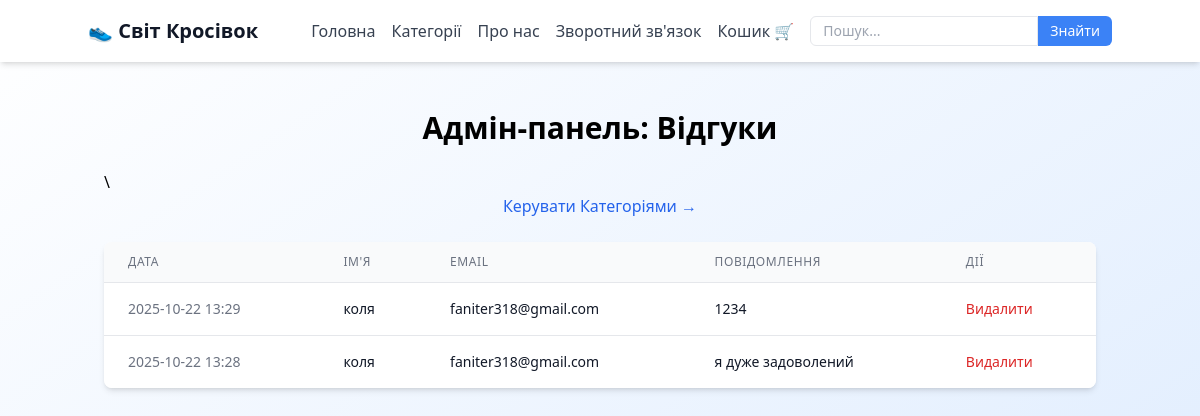
The app's page /admin/admin, older data.
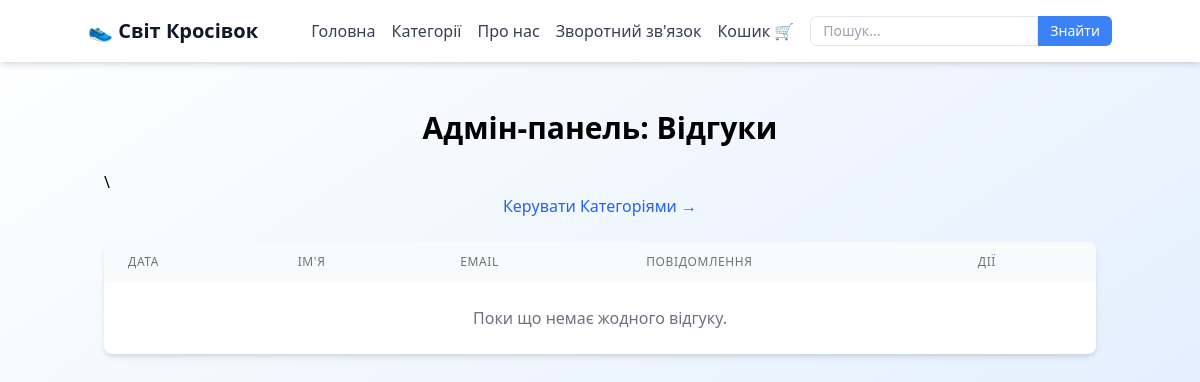
The same page, newer data.
### tables this page shows
CREATE TABLE feedback (
        id INTEGER PRIMARY KEY AUTOINCREMENT,
        user_name TEXT NOT NULL,
        email TEXT NOT NULL,
        message TEXT NOT NULL,
        created_at TIMESTAMP DEFAULT CURRENT_TIMESTAMP
    );

### routes/admin.py (the view)
@admin_bp.route('/admin')
def admin_dashboard():
    conn = get_db_conn()
    feedbacks = conn.execute('SELECT * FROM feedback ORDER BY created_at DESC').fetchall()
    conn.close()
    return render_template('admin.html', feedbacks=feedbacks)

### models.py (called while the page is built)
def get_db_conn():
    db_path = os.path.join(os.path.dirname(__file__), DB_NAME)
    conn = sqlite3.connect(db_path)
    conn.row_factory = sqlite3.Row
    return conn

### templates/admin.html (shortened to what this page needs)
{% extends "base.html" %}
{% block content %}
<h1 class="text-3xl font-bold mb-6 text-center">Адмін-панель: Відгуки</h1>\
<div class="mb-6 text-center">
    <a href="{{ url_for('admin.manage_categories') }}" class="text-blue-600 hover:underline font-medium">
        Керувати Категоріями &rarr;
    </a>
</div>
<div class="bg-white shadow-md rounded-lg overflow-x-auto">
    <table class="min-w-full divide-y divide-gray-200">
        <thead class="bg-gray-50">
            <tr>
                <th class="px-6 py-3 text-left text-xs font-medium text-gray-500 uppercase tracking-wider">Дата</th>
                <th class="px-6 py-3 text-left text-xs font-medium text-gray-500 uppercase tracking-wider">Ім'я</th>
                <th class="px-6 py-3 text-left text-xs font-medium text-gray-500 uppercase tracking-wider">Email</th>
                <th class="px-6 py-3 text-left text-xs font-medium text-gray-500 uppercase tracking-wider">Повідомлення</th>
                <th class="px-6 py-3 text-left text-xs font-medium text-gray-500 uppercase tracking-wider">Дії</th>
            </tr>
        </thead>
        <tbody class="bg-white divide-y divide-gray-200">
            {% for feedback in feedbacks %}
            <tr>
                <td class="px-6 py-4 whitespace-nowrap text-sm text-gray-500">
                    {{ feedback['created_at'][:16] }}
                </td>
                <td class="px-6 py-4 whitespace-nowrap text-sm text-gray-900">
                    {{ feedback['user_name'] }}
                </td>
                <td class="px-6 py-4 whitespace-nowrap text-sm text-gray-900">
                    {{ feedback['email'] }}
                </td>
                <td class="px-6 py-4 text-sm text-gray-900 max-w-sm break-words">
                    {{ feedback['message'] }}
                </td>
                <td class="px-6 py-4 whitespace-nowrap text-sm">
                    <form method="POST" action="{{ url_for('admin.delete_feedback', feedback_id=feedback['id']) }}">
                        <button type="submit" class="text-red-600 hover:text-red-900 font-medium">
                            Видалити
                        </button>
                    </form>
                </td>
            </tr>
            {% endfor %}
            </tbody>
    </table>
    {% if not feedbacks %}
        <p class="text-center text-gray-500 py-6">
            Поки що немає жодного відгуку.
        </p>
    {% endif %}
</div>
{% endblock %}

### templates/base.html (shortened to what this page needs)
<!DOCTYPE html>
<html lang="uk">
<head>
    <script src="https://cdn.tailwindcss.com"></script>
</head>
<body class="bg-gradient-to-br from-white to-blue-100 min-h-screen">
    <nav class="bg-white p-4 shadow-md sticky top-0 z-50">
        <div class="container mx-auto flex justify-between items-center">
            <a href="/" class="text-gray-900 text-xl font-bold transition-transform duration-300 hover:scale-110">👟 Світ Кросівок</a>
            <div class="hidden md:flex items-center space-x-4">
                <a href="/" class="text-gray-700 hover:text-black transition-colors duration-300 hover:underline">Головна</a>
                <div class="relative group">
                    <button class="text-gray-700 hover:text-black transition-colors duration-300 hover:underline">
                        Категорії
                    </button>
                </div>
                <a href="/about" class="text-gray-700 hover:text-black transition-colors duration-300 hover:underline">Про нас</a>
                <a href="/feedback" class="text-gray-700 hover:text-black transition-colors duration-300 hover:underline">Зворотний зв'язок</a>
                <a href="{{ url_for('shop.view_cart') }}" class="text-gray-700 hover:text-black transition-colors duration-300 hover:underline">
                    Кошик 🛒
                </a>
                <form action="{{ url_for('shop.search') }}" method="GET" class="flex ml-4">
                    <input type="text" name="q" placeholder="Пошук..." class="px-3 py-1 border rounded-l-md text-sm" value="{{ search_query or '' }}">
                    <button type="submit" class="bg-blue-500 text-white px-3 py-1 rounded-r-md text-sm hover:bg-blue-600">
                        Знайти
                    </button>
                </form>
            </div>
        </div>
    </nav>
    <div class="container mx-auto mt-8 p-4">
        {% block content %}{% endblock %}
    </div>

Row changes from the older to the newer data that the page shows:
removed feedback: created_at "2025-10-22 13:29", user_name "коля", email "faniter318@gmail.com", message "1234"
removed feedback: created_at "2025-10-22 13:28", user_name "коля", email "faniter318@gmail.com", message "я дуже задоволений"
Text that changed along with them:
text now shown: "Поки що немає жодного відгуку."
